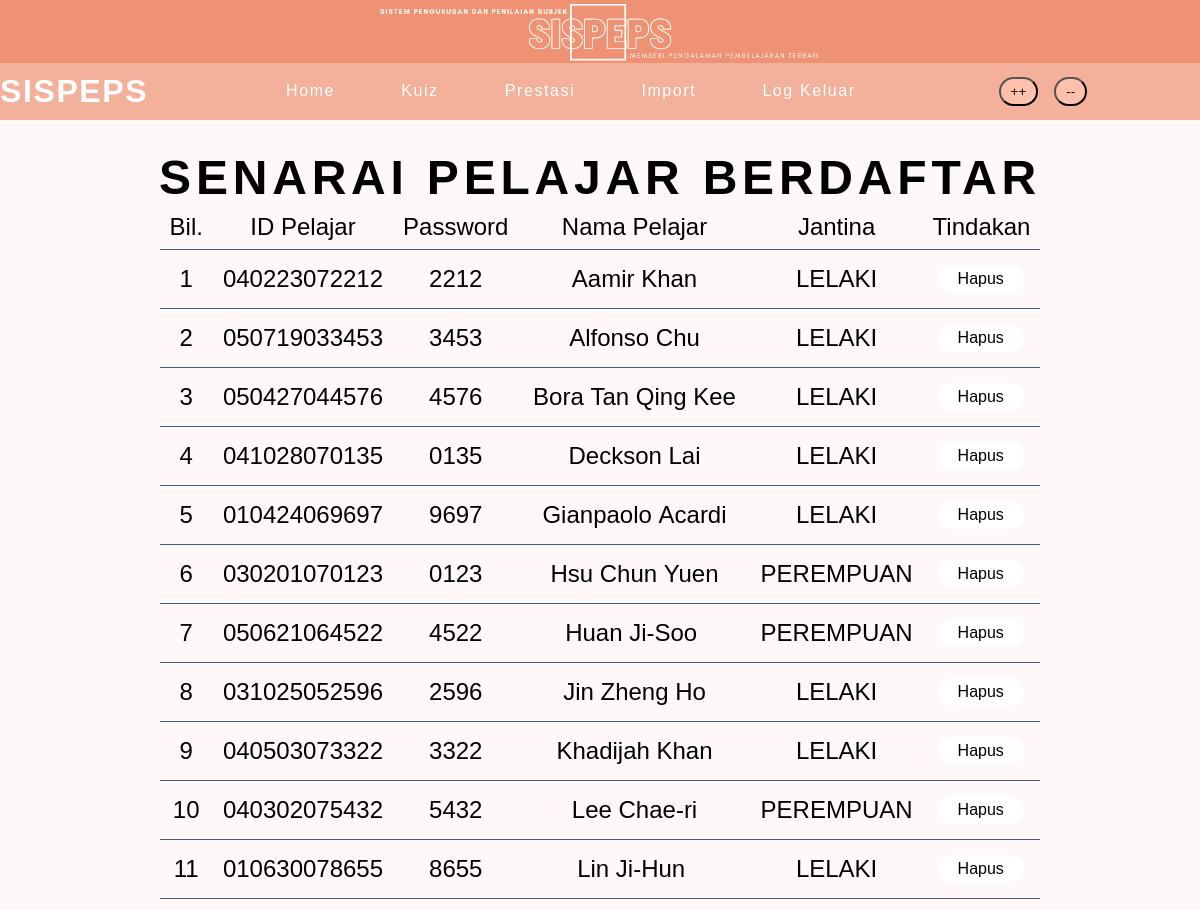
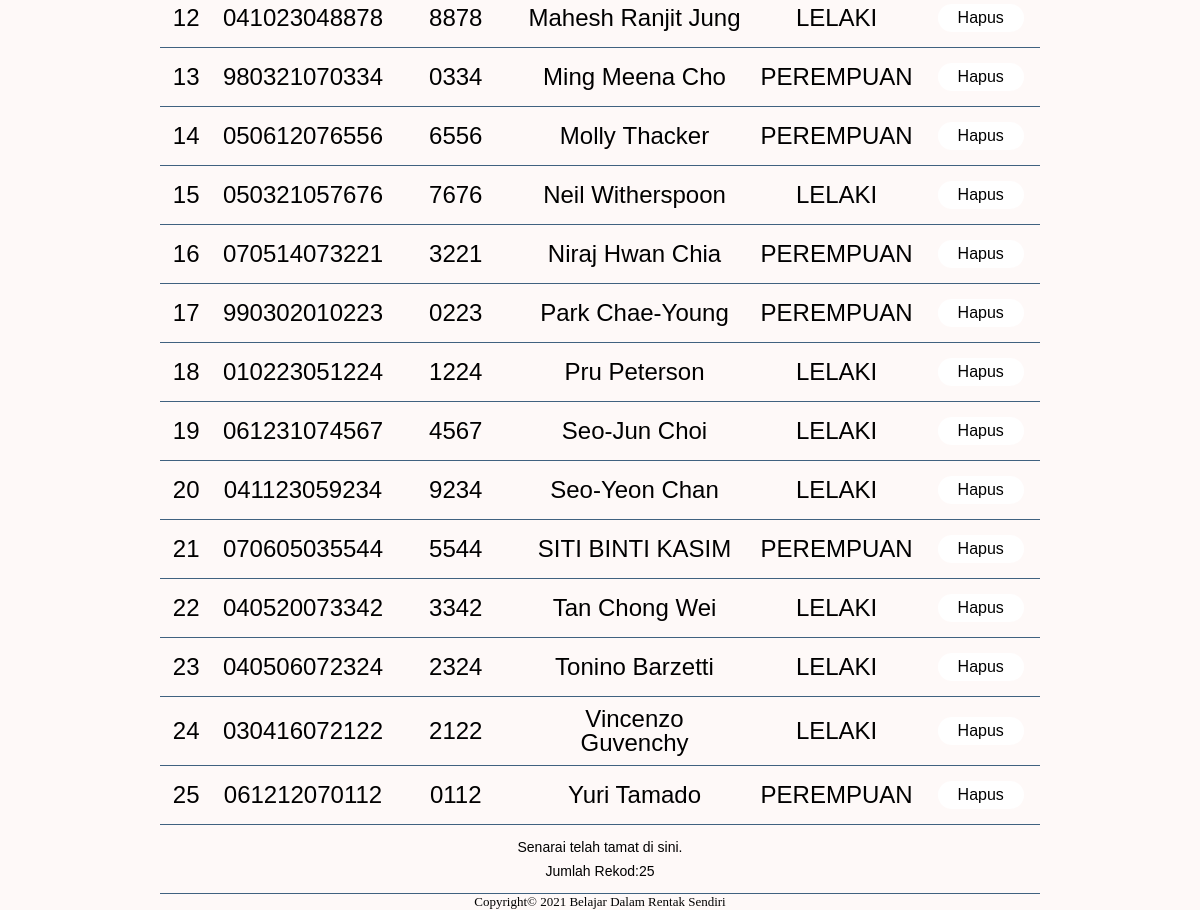
Screenshot of /pelajar_senarai.php (signed in) with the database file from the repository (2 pictures, top to bottom).
### tables this page shows
CREATE TABLE `pengguna` (
  `idpengguna` varchar(12) NOT NULL,
  `password` varchar(10) NOT NULL,
  `nama` varchar(50) NOT NULL,
  `jantina` varchar(10) NOT NULL,
  `aras` varchar(11) NOT NULL
);

### src/pelajar_senarai.php (the view, shortened to what this page needs)
<?php
include 'header.php';
?>
<!DOCTYPE html>
<html>
    <head><?php include 'menu.php'; ?></head>
    <body>
        <h2 class="title" style="text-align: center;">SENARAI PELAJAR BERDAFTAR</h2>
        <main>
            <table class="table">
                    <tr>
                        <td width="2%">Bil.</td>
                        <td width="24%">ID Pelajar</td>
                        <td width="5%">Password</td>
                        <td width="27%">Nama Pelajar</td>
                        <td width="7%">Jantina</td>
                        <td width="5%">Tindakan</td>
                    </tr>
                    <?php
                    $no=1;
                    $data1=mysqli_query($hubung,"SELECT * FROM pengguna WHERE aras='PELAJAR' ORDER BY nama ASC");
                    while($info1=mysqli_fetch_array($data1)):
                    ?>
                    <tr>
                        <td><?= $no; ?></td>
                        <td><?= $info1['idpengguna']; ?></td>
                        <td><?= $info1['password']; ?></td>
                        <td><?= $info1['nama']; ?></td>
                        <td><?= $info1['jantina']; ?></td>
                        <td align="center" class="action">
                            <a  href="hapus_pelajar.php?idpengguna=<?=$info1['idpengguna']; ?>" onclick="return confirm('Awas! Semua maklumat pelajar tersebut akan dihapuskan. Anda Pasti?')">
                                <button class="btn sub">Hapus</button>
                            </a>
                        </td>
                    </tr>
                    <?php $no++;
                    endwhile; ?>
					<tr >
						<td colspan=6>
							<p style="font-size:14px;">Senarai telah tamat di sini. <br>
							Jumlah Rekod:<?= $no-1; ?>
							</p>
						</td>
					</tr>
            </table>
        </main>
        <?php include 'footer.php'; ?>
    </body>
</html>

### src/style2.css (style rules this page uses)
* { padding: 0; margin: 0; }
body { background-color: #fef9f8; }
.title { font-size:48px; font-family: 'HelveticaNeue Light', Arial, sans-serif; font-weight: 700; letter-spacing: 0.1em; color: black; margin: 30px 0px 0px 0px; }
.btn { display: block; padding: 10px 45px; background-color: #ef9273; box-sizing: border-box; border-radius: 6px; color: black; text-decoration: none; font-size: 25px; float: right; margin: 0px 10px 0px 10px; transition: background-color .5s, border .5s; font-family: 'HelveticaNeue Light', Arial, sans-serif; }
.action .btn.sub { display: block; padding: 5px 20px; background-color: white; box-sizing: border-box; border-radius: 60px; color: black; text-decoration: none; font-size: 16px; float: left; margin: 5px; border: 0px; }
.table { margin: auto; width: 70%; padding:40px; color:black; line-height: 1.5em; text-align: center; border-collapse: collapse; font-family: Helvetica, Arial, sans-serif; }
.table tr td { padding: 10px; font-size: 24px; border-bottom: #406280 1.5px solid; }

### rows the page displays
pengguna: idpengguna "040223072212", password "2212", nama "Aamir Khan", jantina "LELAKI"
pengguna: idpengguna "050719033453", password "3453", nama "Alfonso Chu", jantina "LELAKI"
pengguna: idpengguna "050427044576", password "4576", nama "Bora Tan Qing Kee", jantina "LELAKI"
pengguna: idpengguna "041028070135", password "0135", nama "Deckson Lai", jantina "LELAKI"
pengguna: idpengguna "010424069697", password "9697", nama "Gianpaolo Acardi", jantina "LELAKI"
pengguna: idpengguna "030201070123", password "0123", nama "Hsu Chun Yuen", jantina "PEREMPUAN"
pengguna: idpengguna "050621064522", password "4522", nama "Huan Ji-Soo", jantina "PEREMPUAN"
pengguna: idpengguna "031025052596", password "2596", nama "Jin Zheng Ho", jantina "LELAKI"
pengguna: idpengguna "040503073322", password "3322", nama "Khadijah Khan", jantina "LELAKI"
pengguna: idpengguna "040302075432", password "5432", nama "Lee Chae-ri", jantina "PEREMPUAN"
pengguna: idpengguna "010630078655", password "8655", nama "Lin Ji-Hun", jantina "LELAKI"
pengguna: idpengguna "041023048878", password "8878", nama "Mahesh Ranjit Jung", jantina "LELAKI"
pengguna: idpengguna "980321070334", password "0334", nama "Ming Meena Cho", jantina "PEREMPUAN"
pengguna: idpengguna "050612076556", password "6556", nama "Molly Thacker", jantina "PEREMPUAN"
pengguna: idpengguna "050321057676", password "7676", nama "Neil Witherspoon", jantina "LELAKI"
pengguna: idpengguna "070514073221", password "3221", nama "Niraj Hwan Chia", jantina "PEREMPUAN"
pengguna: idpengguna "990302010223", password "0223", nama "Park Chae-Young", jantina "PEREMPUAN"
pengguna: idpengguna "010223051224", password "1224", nama "Pru Peterson", jantina "LELAKI"
pengguna: idpengguna "061231074567", password "4567", nama "Seo-Jun Choi", jantina "LELAKI"
pengguna: idpengguna "041123059234", password "9234", nama "Seo-Yeon Chan", jantina "LELAKI"
pengguna: idpengguna "070605035544", password "5544", nama "SITI BINTI KASIM", jantina "PEREMPUAN"
pengguna: idpengguna "040520073342", password "3342", nama "Tan Chong Wei", jantina "LELAKI"
pengguna: idpengguna "040506072324", password "2324", nama "Tonino Barzetti", jantina "LELAKI"
pengguna: idpengguna "030416072122", password "2122", nama "Vincenzo Guvenchy", jantina "LELAKI"
pengguna: idpengguna "061212070112", password "0112", nama "Yuri Tamado", jantina "PEREMPUAN"

### other values shown
$no-1 "25"
$footer "Belajar Dalam Rentak Sendiri"
